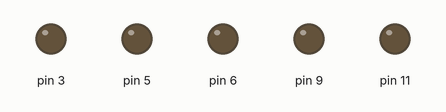
This sketch was run on a simulated Arduino Uno, built with avr-gcc and run on an emulated ATmega328P. Shown: output pins drawn as LEDs (lit = HIGH).

Above: at 0.05 s.
At 1.7 s:
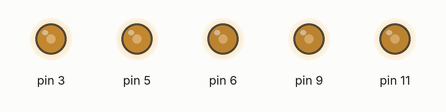
At 3.35 s:
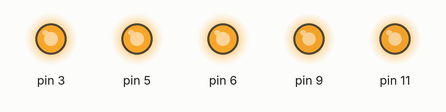
At 5.0 s:
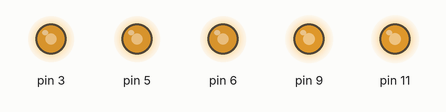
At 6.65 s:
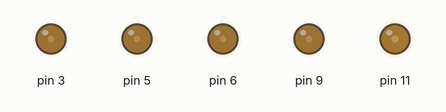
Timing chart, 0 to 9.4 s (numbered marks = the images above):
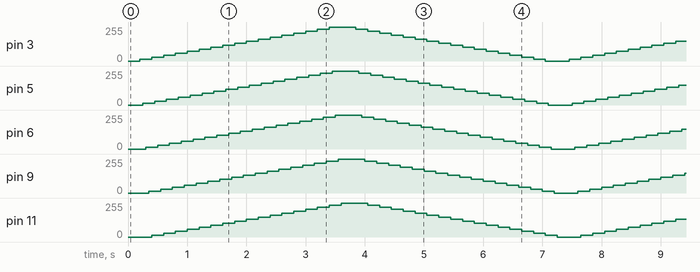

The sketch:

pwmIntroduction.ino
```cpp
// Setup configuration for digital pins as output.
void setup()
{
    pinMode(3, OUTPUT);
    pinMode(5, OUTPUT);
    pinMode(6, OUTPUT);
    pinMode(9, OUTPUT);
    pinMode(11, OUTPUT);
}

void loop()
{
    up();
    delay(50);
    down();
}

void up(void)
{
    for(int j = 0; j <= 255; j += 15)
    {
        analogWrite(3, j);
        delay(50);
        analogWrite(5, j);
        delay(50);
        analogWrite(6, j);
        delay(50);
        analogWrite(9, j);
        delay(50);
        analogWrite(11, j);
    }
}

void down(void)
{
    for (int j = 255; j >= 0; j -= 15)
    {
        analogWrite(3, j);
        delay(50);
        analogWrite(5, j);
        delay(50);
        analogWrite(6, j);
        delay(50);
        analogWrite(9, j);
        delay(50);
        analogWrite(11, j);
    }
}
```
